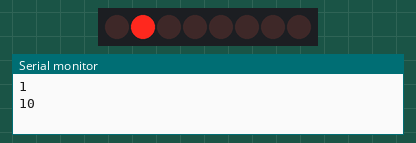
This sketch was run on a simulated Arduino Uno, built with avr-gcc and run on an emulated ATmega328P. On the bench: 8 shift-register outputs drawn as a row of LEDs (first output left, lit = HIGH), the last lines printed to the serial monitor. Wiring (inferred from the names in the program): shift register (74HC595): data pin 4; shift clock pin 2; latch pin 3. Wiring (inferred from the signals the program sends): row of LEDs: on Q0, Q1, Q2, Q3, Q4, Q5, Q6, Q7.

Above: at 0.1 s.
At 4.1 s:
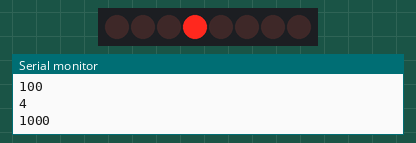
At 8.1 s:
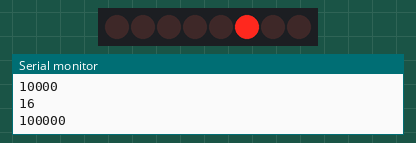
At 18.1 s:
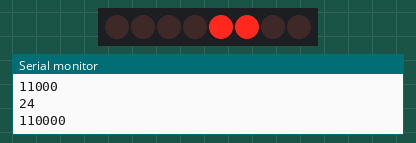
At 28.1 s:
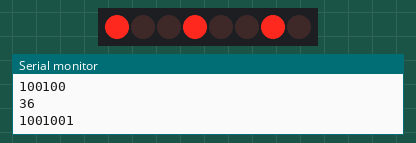
At 38.1 s:
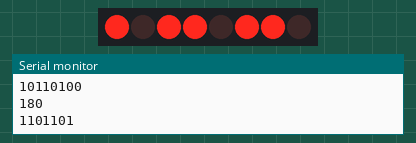
Timing chart, 0 to 39.6 s (numbered marks = the images above):
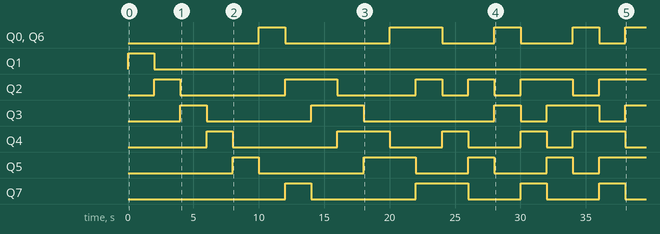

The sketch:

SerialParallelShiftConverter.ino
```cpp
#define dataPin 4
#define latchPin 3
#define clockPin 2

byte LEDs = B00000001; //Which LEDs to turn HIGH
void setup() {
  pinMode(dataPin,OUTPUT);  //OUTPUT PINS
  pinMode(latchPin,OUTPUT); //Whether your latch is on or off
  pinMode(clockPin,OUTPUT); //Keep it sync - Don't worry
  Serial.begin(9600);
}

void loop() {
  Serial.println(LEDs);
  LEDs = LEDs*2+LEDs/32;
  digitalWrite(latchPin, LOW); //Start sending data
  shiftOut(dataPin, clockPin, MSBFIRST, LEDs);
  digitalWrite(latchPin, HIGH); //Stop sending data
  Serial.println(LEDs,BIN);
  delay(2000);
}
```

Measured:
- by itself, Q0, Q6: LOW → HIGH at 10.0 s, → LOW 2.0 s later, → HIGH 8.0 s later, → LOW 4.0 s later, … (9 changes in this stretch)
- by itself, Q1: LOW → HIGH at 0.00 s, → LOW 2.0 s later
- by itself, Q2: LOW → HIGH at 2.0 s, → LOW 2.0 s later, → HIGH 8.0 s later, → LOW 4.0 s later, … (11 changes in this stretch)
- by itself, Q3: LOW → HIGH at 4.0 s, → LOW 2.0 s later, → HIGH 8.0 s later, → LOW 4.0 s later, … (9 changes in this stretch)
- by itself, Q4: LOW → HIGH at 6.0 s, → LOW 2.0 s later, → HIGH 8.0 s later, → LOW 4.0 s later, … (10 changes in this stretch)
- by itself, Q5: LOW → HIGH at 8.0 s, → LOW 2.0 s later, → HIGH 8.0 s later, → LOW 4.0 s later, … (9 changes in this stretch)
- by itself, Q7: LOW → HIGH at 12.0 s, → LOW 2.0 s later, → HIGH 8.0 s later, → LOW 4.0 s later, … (8 changes in this stretch)
